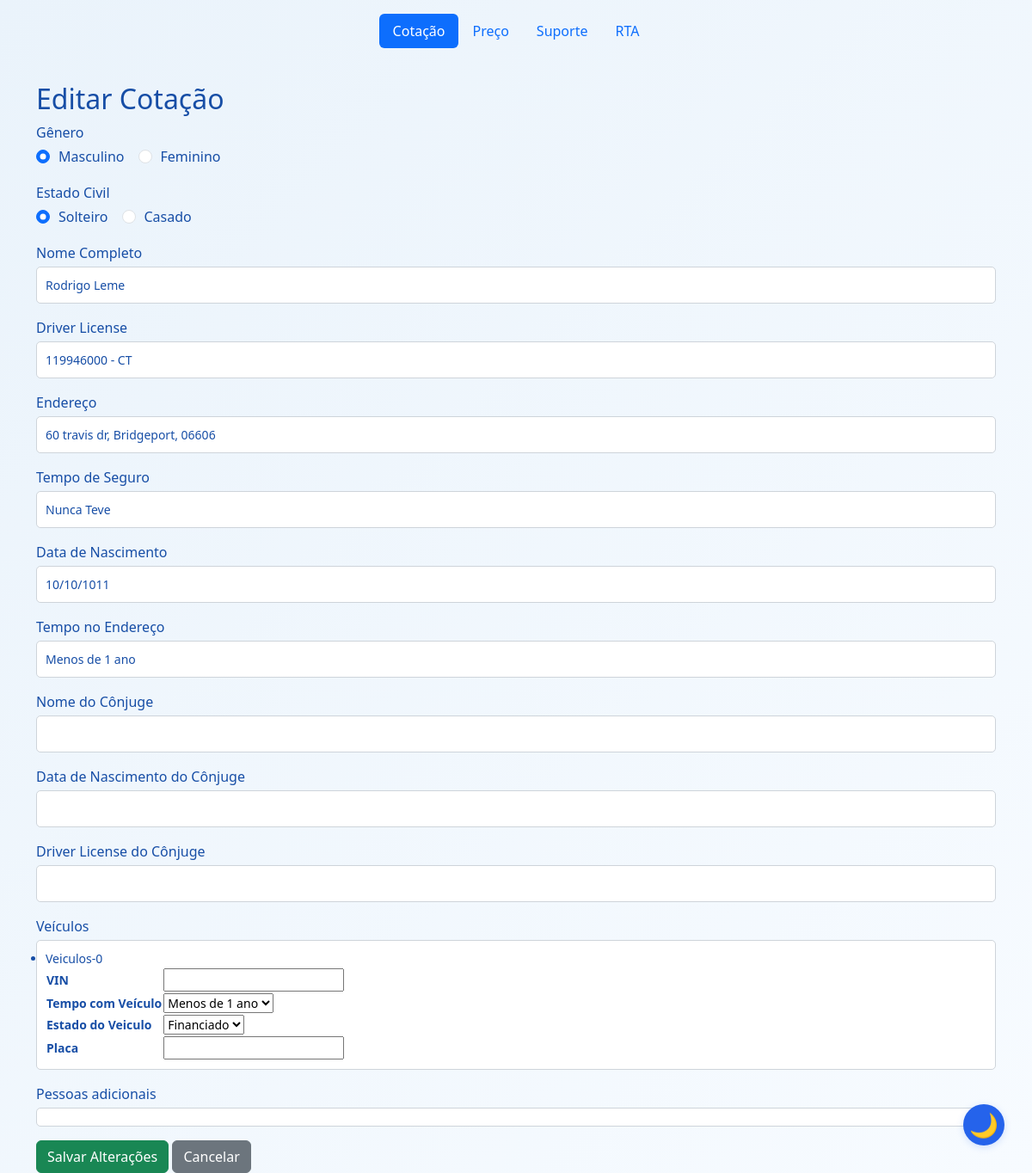
Before: /editarCotacao/1 with the older database file.
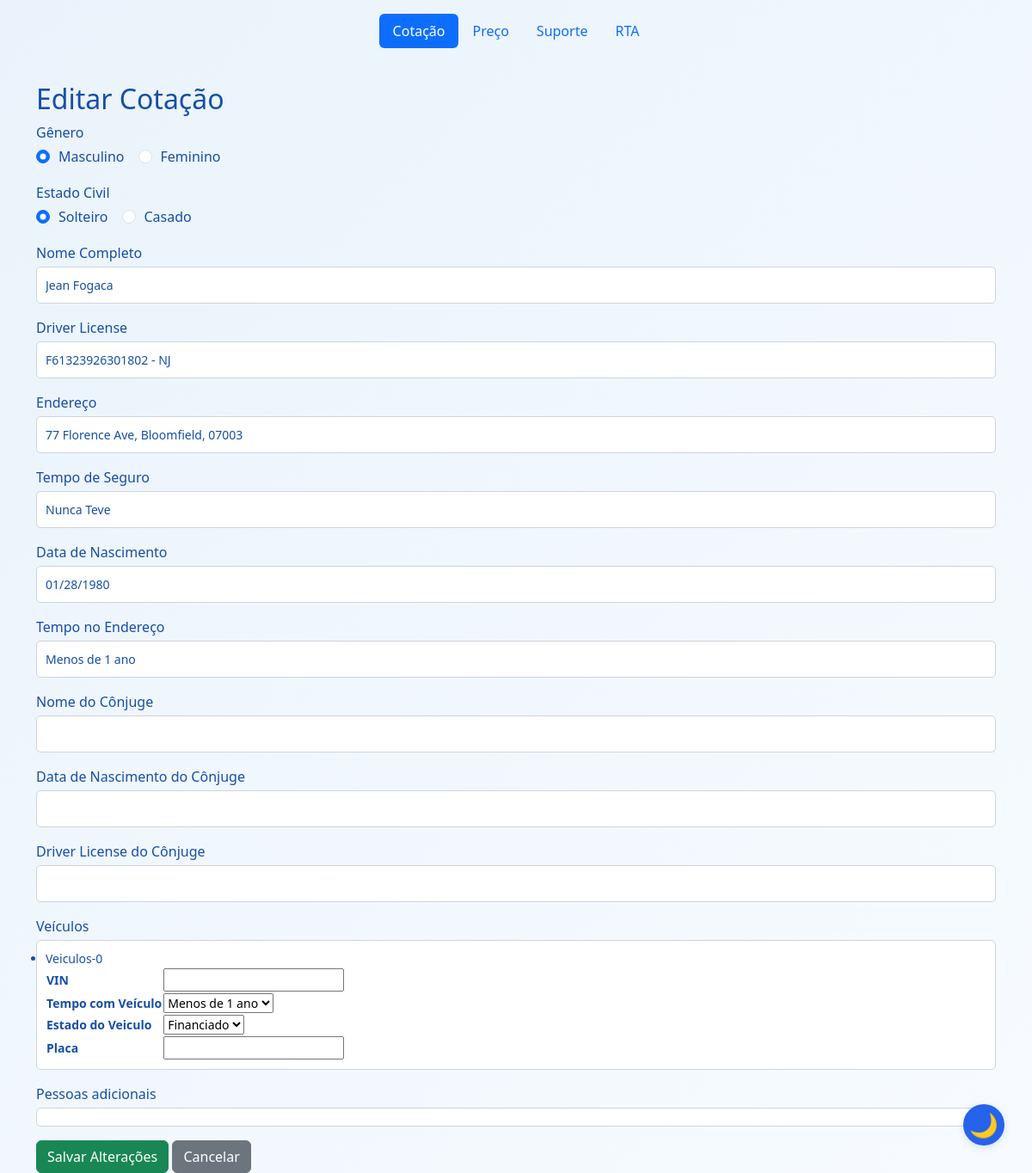
After: the same page with the newer database file.
### app/models/cotacao_db.py (models this page shows)
class Cotacao(db.Model):
    __tablename__ = 'cotacao'
    id = db.Column(db.Integer, primary_key=True)
    genero = db.Column(db.String(50), nullable=False)
    nome = db.Column(db.String(100), nullable=False)
    documento = db.Column(db.String(50), nullable=False)
    endereco = db.Column(db.String(200), nullable=False)
    tempo_de_seguro = db.Column(db.String(50), nullable=False)
    data_nascimento = db.Column(db.String(50), nullable=False)
    tempo_no_endereco = db.Column(db.String(50), nullable=False)
    trello_card_id = db.Column(db.String(100))
    estado_civil = db.Column(db.String(20), nullable=False, default='Solteiro')
    nome_conjuge = db.Column(db.String(100))
    data_nascimento_conjuge = db.Column(db.String(50))
    documento_conjuge = db.Column(db.String(50))
    vehicles_json = db.Column(db.Text, nullable=False)
    pessoas_json = db.Column(db.Text, nullable=False, default='[]')

### app/routes/editar_routes.py (the view)
@editar_bp.route('/editarCotacao/<int:cotacao_id>', methods=['GET', 'POST'])
def editarCotacao(cotacao_id):
    cotacao = Cotacao.query.get_or_404(cotacao_id)
    form = CotacaoForm(obj=cotacao)
    if form.validate_on_submit():
        form.populate_obj(cotacao)
        db.session.commit()
        flash('Cotação atualizada com sucesso!', 'success')
        return redirect(url_for('cotacao.cotacao'))
    return render_template('editar.html', form=form, cotacao=cotacao)

### app/forms/veiculo_form.py
class VeiculoForm(FlaskForm):
    class Meta:
        csrf = False
    vin = StringField('VIN', validators=[DataRequired()])
    tempo_com_veiculo = SelectField('Tempo com Veículo', choices=[('Menos de 1 ano', 'Menos de 1 ano'), ('1-3 Anos', 'Entre 1 e 3 anos'), ('Mais de 5 Anos', '5 Anos ou mais')], validators=[DataRequired()])
    financiado = SelectField('Estado do Veiculo', choices=[('Financiado', 'Financiado'), ('Quitado', 'Quitado')], validators=[DataRequired()])
    placa = StringField('Placa')

### app/templates/editar.html (shortened to what this page needs)
{% extends "base.html" %}
{% block content %}
<div class="container mt-4">
    <h2>Editar Cotação</h2>
    <form method="POST">
            {% for field in form if field.name != 'colocar_trello' and field.type != 'CSRFTokenField' and field.type != 'HiddenField' and field.name != 'submit' %}
                <div class="mb-3">
                    {{ field.label(class="form-label") }}
                    {% if field.type == 'RadioField' %}
                        <div class="d-flex">
                            {% for subfield in field %}
                                <div class="form-check form-check-inline">
                                    {{ subfield(class="form-check-input") }}
                                    <label class="form-check-label" for="{{ subfield.id }}">{{ subfield.label.text }}</label>
                                </div>
                            {% endfor %}
                        </div>
                    {% else %}
                        {{ field(class="form-control") }}
                    {% endif %}
                </div>
            {% endfor %}
        <button type="submit" class="btn btn-success">Salvar Alterações</button>
        <a href="{{ url_for('cotacao.cotacao') }}" class="btn btn-secondary">Cancelar</a>
    </form>
</div>
{% endblock %}

Changed rows visible on the page:
changed Cotacao "Nunca Teve": nome "Rodrigo Leme" → "Jean Fogaca"; documento "119946000 - CT" → "F61323926301802 - NJ"; endereco "60 travis dr, Bridgeport, 06606" → "77 Florence Ave, Bloomfield, 07003"; data_nascimento "10/10/1011" → "01/28/1980"
